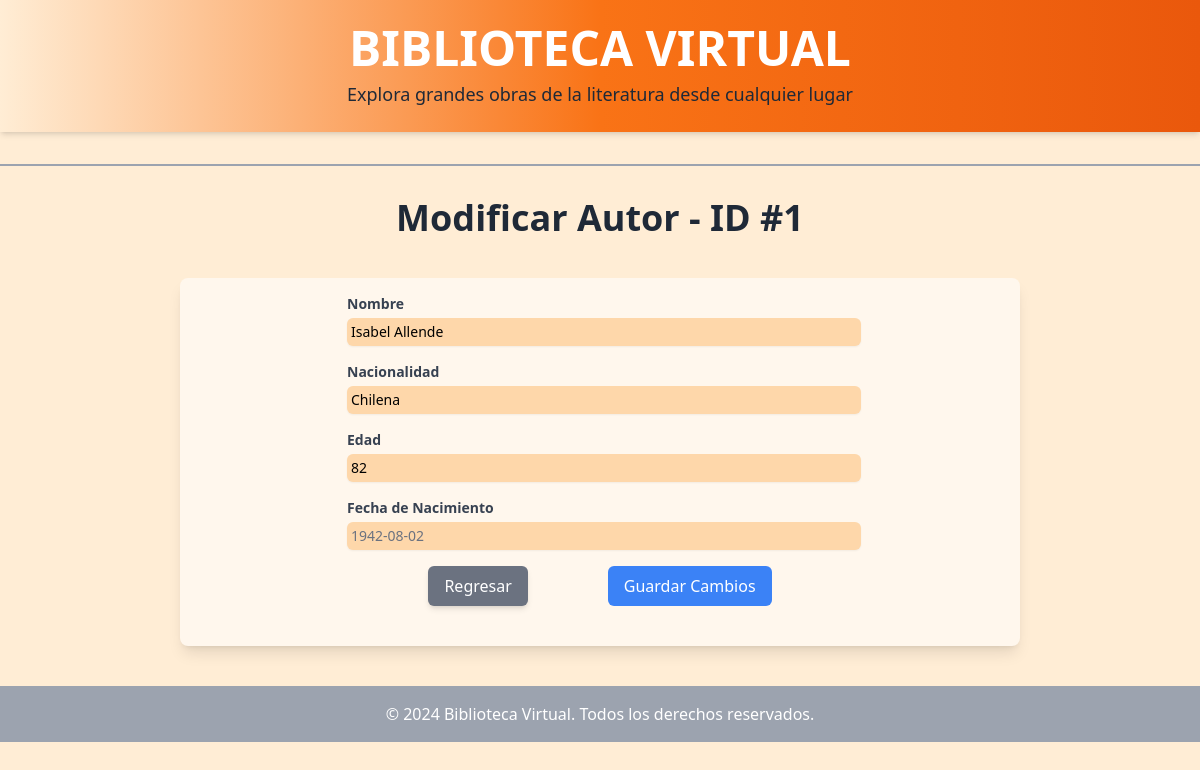
The page /autores/modificar/1/ on the database its author committed.
### libreria/models.py (models this page shows, shortened)
class Autor(models.Model):
    nombre=models.CharField('Nombre', max_length = 100, null = False, blank = False)
    nacionalidad=models.CharField('Nacionalidad', max_length = 100, null = False, blank = False)
    edad=models.IntegerField('Edad', null = False, blank = False)
    fecha_na=models.DateField('Fecha de nacimiento', null = False, blank = False)
    class Meta:
        db_table = "autores"

### libreria/views.py (the view)
# urls.py: path('autores/modificar/<int:pk>/', views.modificar_autores, name='modificar_autores'),
def modificar_autores(request, pk):
    try:
        autor = Autor.objects.get(pk=pk)
    except Autor.DoesNotExist:
        return redirect('404')
    if request.method == "POST":
        form = AutorForm(request.POST, instance=autor)
        if form.is_valid():
            form.save()
            return redirect('lista_autores')
    else:
        form = AutorForm(instance=autor)
    return render(request, 'autores/modificar_autores.html', {'form': form})

### libreria/forms.py
class AutorForm(forms.ModelForm):
    class Meta:
        model= Autor
        fields= '__all__'

### libreria/templatetags/form_tags.py (called while the page is built)
@register.filter
def add_class(value, class_name):
    if hasattr(value, 'as_widget'):  # Verifica que value sea un campo de formulario
        return value.as_widget(attrs={'class': class_name})
    return value  # Si no es un campo de formulario, retorna el valor original

### libreria/templates/autores/modificar_autores.html (shortened to what this page needs)
{% extends "base.html" %}
{% load form_tags %}
{% block content %}
<h2 class="text-4xl font-bold text-center text-gray-800 mb-15">Modificar Autor - ID #{{ form.instance.id }}</h2>
<div class="w-[70%] mx-auto m-10 bg-orange-50 shadow-lg rounded-lg">
    <form method="post" class="w-[65%] items-center justify-center mx-auto">
        <div class="m-4">
            <label for="id_nombre" class="m-1 block text-sm font-bold text-gray-700">Nombre</label>
            {{ form.nombre|add_class:"m-1 p-1 block w-full bg-orange-200 rounded-md shadow-sm focus:ring-blue-500 focus:border-blue-500 sm:text-sm placeholder-gray-500" }}
        </div>
        <div class="m-4">
            <label for="id_nacionalidad" class="m-1 block text-sm font-bold text-gray-700">Nacionalidad</label>
            {{ form.nacionalidad|add_class:"m-1 p-1 block w-full bg-orange-200 rounded-md shadow-sm focus:ring-blue-500 focus:border-blue-500 sm:text-sm placeholder-gray-500" }}
        </div>
        <div class="m-4">
            <label for="id_edad" class="m-1 block text-sm font-bold text-gray-700">Edad</label>
            {{ form.edad|add_class:"m-1 p-1 block w-full bg-orange-200 rounded-md shadow-sm focus:ring-blue-500 focus:border-blue-500 sm:text-sm placeholder-gray-500" }}
        </div>
        <div class="m-4">
            <label for="id_fecha" class="m-1 block text-sm font-bold text-gray-700">Fecha de Nacimiento</label>
            {{ form.fecha_na|add_class:"m-1 p-1 block w-full bg-orange-200 text-gray-500 rounded-md shadow-sm focus:ring-blue-500 focus:border-blue-500 sm:text-sm" }}
        </div>
        <div class="flex justify-center items-center m-10 mt-2 gap-20">
            <a href="{% url 'lista_autores' %}" class="bg-gray-500 hover:bg-gray-600 text-white py-2 px-4 rounded-md shadow-md transition duration-200">Regresar</a>
            <button type="submit" class="bg-blue-500 hover:bg-blue-600 text-white py-2 px-4 rounded-md">Guardar Cambios</button>
        </div>
    </form>
</div>
{% endblock %}

### rows shown on the page
Autor: instance.id "1", nombre "Isabel Allende", nacionalidad "Chilena", edad "82", fecha_na "1942-08-02"
